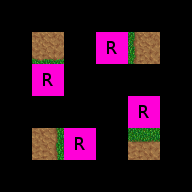

Tiled map render using the project's own tile images. Description and the map definition, with tile-layer contents summarised, below:
An orthogonal 6x6 tile map with 32x32 px tiles, 3 tile layers (Regions, Input_set, Output_Ground), 4 tilesets.

<map version="1.0" orientation="orthogonal" width="6" height="6" tilewidth="32" tileheight="32">
 <tileset firstgid="1" name="Woodland" tilewidth="32" tileheight="32">
  <image source="../../graphics/tiles/Woodland_ground.png" width="512" height="512" />
 </tileset>
 <tileset firstgid="257" name="Collision" tilewidth="32" tileheight="32">
  <image source="../../graphics/tiles/collision.png" width="64" height="32" />
 </tileset>
 <tileset firstgid="259" name="set_rules" tilewidth="32" tileheight="32">
  <image source="../../graphics/tiles/set_rules.png" width="64" height="64" />
 </tileset>
 <tileset firstgid="263" name="set_woodland" tilewidth="32" tileheight="32">
  <image source="../../graphics/tiles/set_woodland.png" width="512" height="320" />
 </tileset>
 <layer name="Regions" width="6" height="6">
  <data>[36 cells, 8 non-empty, 1 distinct tile ids]</data>
 </layer>
 <layer name="Input_set" width="6" height="6">
  <data>[36 cells, 4 non-empty, 1 distinct tile ids]</data>
 </layer>
 <layer name="Output_Ground" width="6" height="6">
  <data>[36 cells, 4 non-empty, 4 distinct tile ids]</data>
 </layer>
</map>
